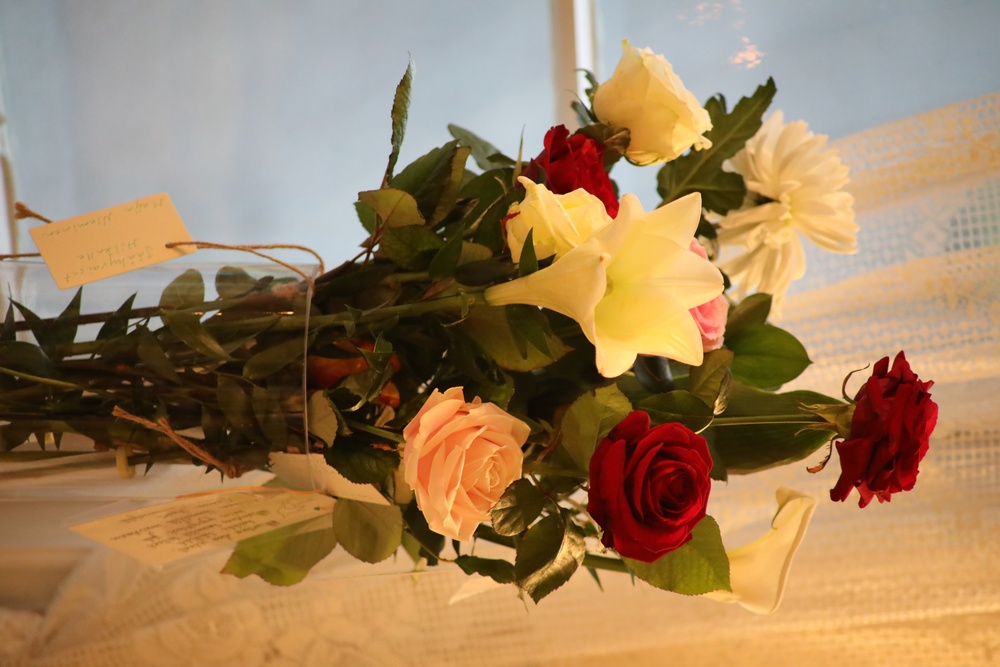
#> input picture Compression/flower2.JPG, 1000 x 667 px, shrunk from 3360 x 2240 before the run, found by its file name
$ jupyter execute --allow-errors Compression_Excercise.ipynb
#> lines starting #> are read from the running program, lines starting #| are printed output that depends on the picture
[cell 1]
#Reflections about this task is in markdown below.
import numpy as np
import matplotlib.pyplot as plt
from sklearn.decomposition import PCA
import cv2

# [200 lines left out: functions flower_image_processing, BlackWhite_diceImage_compression, color_diceImage_compression, FaceImage_compression, not called in this run]

flower_image = plt.imread('flower2.jpg')
#> flower_image is the input picture: shape (667, 1000, 3); mean R, G, B 159.1, 128.9, 93.7
flower_image = cv2.rotate(flower_image, cv2.ROTATE_90_COUNTERCLOCKWISE)
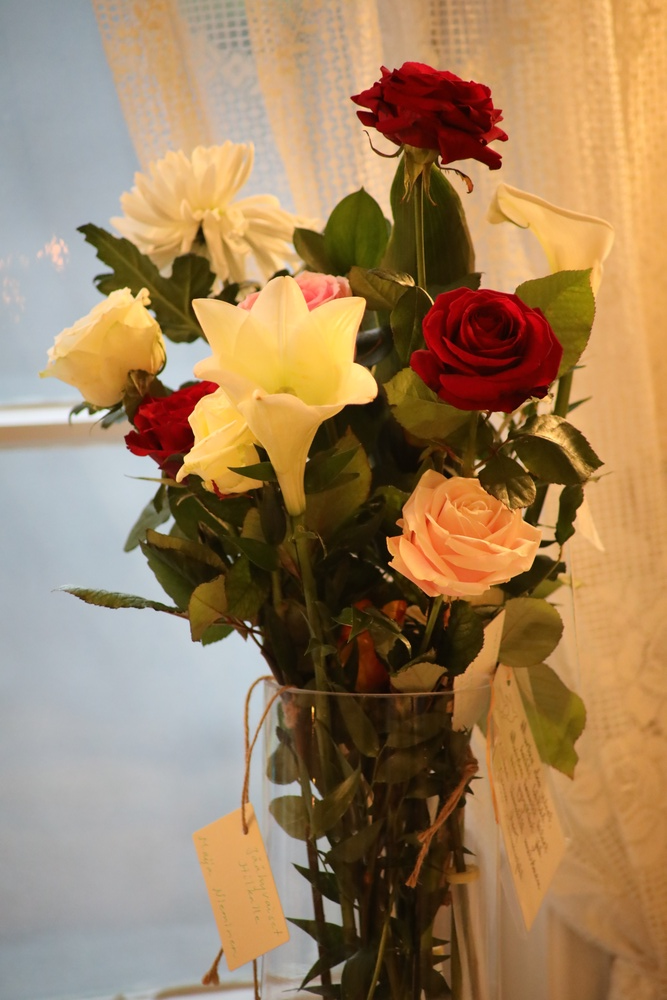
#> flower_image: shape (1000, 667, 3); mean R, G, B 159.1, 128.9, 93.7
dice_image1 = plt.imread('dice_black_and_white.jpg')
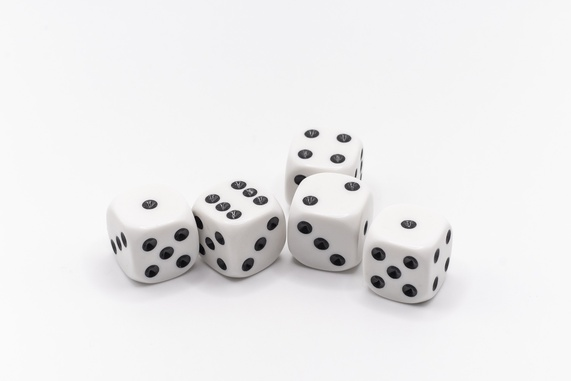
#> input picture Compression/dice_black_and_white.jpg, 571 x 381 px, shrunk from 1920 x 1280 before the run
#> dice_image1 is the input picture: shape (381, 571, 3); mean R, G, B 235, 234.4, 234.9
dice_image2 = plt.imread('dice-multiple_color.jpg')
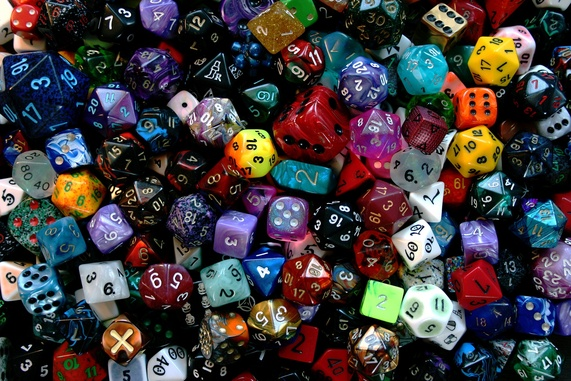
#> input picture Compression/dice-multiple_color.jpg, 571 x 381 px, shrunk from 1920 x 1280 before the run
#> dice_image2 is the input picture: shape (381, 571, 3); mean R, G, B 65.8, 59.9, 61.8
#> (the rest of this cell did not finish here and is left out)
